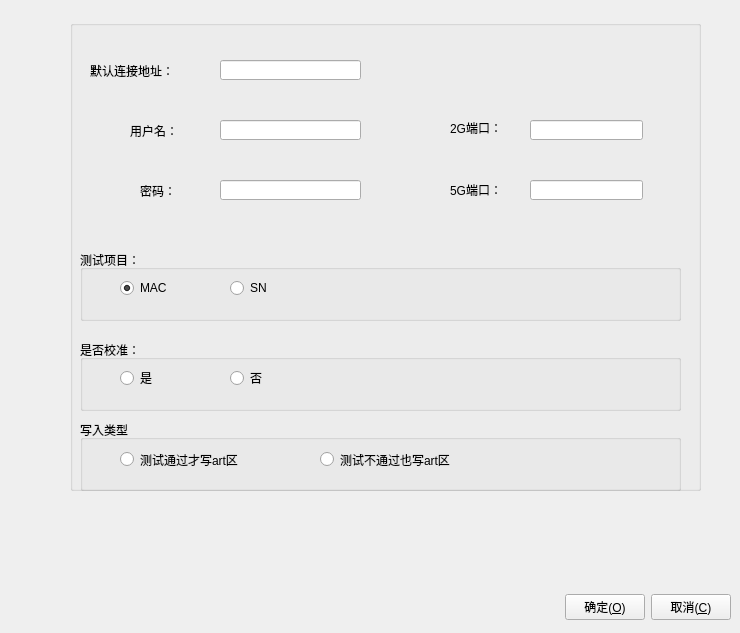
          <widget class="QWidget" name="tab_2">
           <attribute name="title">
            <string>测试工作配置</string>
           </attribute>
           <widget class="QGroupBox" name="groupBox_2">
            <property name="geometry">
             <rect>
              <x>70</x>
              <y>20</y>
              <width>631</width>
              <height>471</height>
             </rect>
            </property>
            <property name="title">
             <string/>
            </property>
            <widget class="QLabel" name="label_23">
             <property name="geometry">
              <rect>
               <x>20</x>
               <y>30</y>
               <width>101</width>
               <height>41</height>
              </rect>
             </property>
             <property name="text">
              <string>默认连接地址：</string>
             </property>
            </widget>
            <widget class="QLineEdit" name="lineEdit_25">
             <property name="geometry">
              <rect>
               <x>150</x>
               <y>40</y>
               <width>141</width>
               <height>20</height>
              </rect>
             </property>
            </widget>
            <widget class="QLineEdit" name="lineEdit_26">
             <property name="geometry">
              <rect>
               <x>150</x>
               <y>100</y>
               <width>141</width>
               <height>20</height>
              </rect>
             </property>
            </widget>
            <widget class="QLineEdit" name="lineEdit_27">
             <property name="geometry">
              <rect>
               <x>150</x>
               <y>160</y>
               <width>141</width>
               <height>20</height>
              </rect>
             </property>
            </widget>
            <widget class="QLabel" name="label_25">
             <property name="geometry">
              <rect>
               <x>60</x>
               <y>100</y>
               <width>71</width>
               <height>21</height>
              </rect>
             </property>
             <property name="text">
              <string>用户名：</string>
             </property>
            </widget>
            <widget class="QLabel" name="label_26">
             <property name="geometry">
              <rect>
               <x>70</x>
               <y>160</y>
               <width>61</width>
               <height>21</height>
              </rect>
             </property>
             <property name="text">
              <string>密码：</string>
             </property>
            </widget>
            <widget class="QLabel" name="label">
             <property name="geometry">
              <rect>
               <x>380</x>
               <y>100</y>
               <width>54</width>
               <height>16</height>
              </rect>
             </property>
             <property name="text">
              <string>2G端口：</string>
             </property>
            </widget>
            <widget class="QLabel" name="label_3">
             <property name="geometry">
              <rect>
               <x>380</x>
               <y>160</y>
               <width>54</width>
               <height>20</height>
              </rect>
             </property>
             <property name="text">
              <string>5G端口：</string>
             </property>
            </widget>
            <widget class="QLineEdit" name="lineEdit">
             <property name="geometry">
              <rect>
               <x>460</x>
               <y>100</y>
               <width>113</width>
               <height>20</height>
              </rect>
             </property>
            </widget>
            <widget class="QLineEdit" name="lineEdit_3">
             <property name="geometry">
              <rect>
               <x>460</x>
               <y>160</y>
               <width>113</width>
               <height>20</height>
              </rect>
             </property>
            </widget>
            <widget class="QGroupBox" name="groupBox_7">
             <property name="geometry">
              <rect>
               <x>10</x>
               <y>230</y>
               <width>601</width>
               <height>71</height>
              </rect>
             </property>
             <property name="title">
              <string>测试项目：</string>
             </property>
             <widget class="QRadioButton" name="radioButton_6">
              <property name="geometry">
               <rect>
                <x>40</x>
                <y>30</y>
                <width>89</width>
                <height>16</height>
               </rect>
              </property>
              <property name="text">
               <string>MAC</string>
              </property>
              <property name="checked">
               <bool>true</bool>
              </property>
             </widget>
             <widget class="QRadioButton" name="radioButton_7">
              <property name="geometry">
               <rect>
                <x>150</x>
                <y>30</y>
                <width>89</width>
                <height>16</height>
               </rect>
              </property>
              <property name="text">
               <string>SN</string>
              </property>
             </widget>
            </widget>
            <widget class="QGroupBox" name="groupBox_8">
             <property name="geometry">
              <rect>
               <x>10</x>
               <y>320</y>
               <width>601</width>
               <height>71</height>
              </rect>
             </property>
             <property name="title">
              <string>是否校准：</string>
             </property>
             <widget class="QRadioButton" name="radioButton_8">
              <property name="geometry">
               <rect>
                <x>40</x>
                <y>30</y>
                <width>89</width>
                <height>16</height>
               </rect>
              </property>
              <property name="contextMenuPolicy">
               <enum>Qt::NoContextMenu</enum>
              </property>
              <property name="text">
               <string>是</string>
              </property>
             </widget>
             <widget class="QRadioButton" name="radioButton_9">
              <property name="geometry">
               <rect>
                <x>150</x>
                <y>30</y>
                <width>89</width>
                <height>16</height>
               </rect>
              </property>
              <property name="contextMenuPolicy">
               <enum>Qt::NoContextMenu</enum>
              </property>
              <property name="text">
               <string>否</string>
              </property>
             </widget>
            </widget>
            <widget class="QGroupBox" name="groupBox_4">
             <property name="geometry">
              <rect>
               <x>10</x>
               <y>400</y>
               <width>601</width>
               <height>71</height>
              </rect>
             </property>
             <property name="title">
              <string>写入类型</string>
             </property>
             <widget class="QRadioButton" name="radioButton_4">
              <property name="geometry">
               <rect>
                <x>40</x>
                <y>30</y>
                <width>214</width>
                <height>19</height>
               </rect>
              </property>
              <property name="text">
               <string>测试通过才写art区</string>
              </property>
             </widget>
             <widget class="QRadioButton" name="radioButton_5">
              <property name="geometry">
               <rect>
                <x>240</x>
                <y>30</y>
                <width>215</width>
                <height>19</height>
               </rect>
              </property>
              <property name="text">
               <string>测试不通过也写art区</string>
              </property>
             </widget>
            </widget>
           </widget>
           <widget class="QWidget" name="layoutWidget_2">
            <property name="geometry">
             <rect>
              <x>110</x>
              <y>590</y>
              <width>621</width>
              <height>34</height>
             </rect>
            </property>
            <layout class="QHBoxLayout" name="horizontalLayout_4">
             <item>
              <spacer name="horizontalSpacer_2">
               <property name="orientation">
                <enum>Qt::Horizontal</enum>
               </property>
               <property name="sizeHint" stdset="0">
                <size>
                 <width>40</width>
                 <height>20</height>
                </size>
               </property>
              </spacer>
             </item>
             <item>
              <widget class="QPushButton" name="btnOk_2">
               <property name="cursor">
                <cursorShape>PointingHandCursor</cursorShape>
               </property>
               <property name="focusPolicy">
                <enum>Qt::StrongFocus</enum>
               </property>
               <property name="styleSheet">
                <string notr="true"/>
               </property>
               <property name="text">
                <string>确定(&amp;O)</string>
               </property>
               <property name="icon">
                <iconset>
                 <normaloff>:/image/update.png</normaloff>:/image/update.png</iconset>
               </property>
               <property name="iconSize">
                <size>
                 <width>20</width>
                 <height>20</height>
                </size>
               </property>
              </widget>
             </item>
             <item>
              <widget class="QPushButton" name="btnCancel_2">
               <property name="cursor">
                <cursorShape>PointingHandCursor</cursorShape>
               </property>
               <property name="focusPolicy">
                <enum>Qt::StrongFocus</enum>
               </property>
               <property name="styleSheet">
                <string notr="true"/>
               </property>
               <property name="text">
                <string>取消(&amp;C)</string>
               </property>
               <property name="icon">
                <iconset>
                 <normaloff>:/image/close.png</normaloff>:/image/close.png</iconset>
               </property>
               <property name="iconSize">
                <size>
                 <width>20</width>
                 <height>20</height>
                </size>
               </property>
              </widget>
             </item>
            </layout>
           </widget>
           <widget class="QLabel" name="labIcoMain_3">
            <property name="geometry">
             <rect>
              <x>10</x>
              <y>30</y>
              <width>45</width>
              <height>45</height>
             </rect>
            </property>
            <property name="styleSheet">
             <string notr="true">border-image: url(:/image/myconfig.png);</string>
            </property>
            <property name="text">
             <string/>
            </property>
           </widget>
          </widget>
